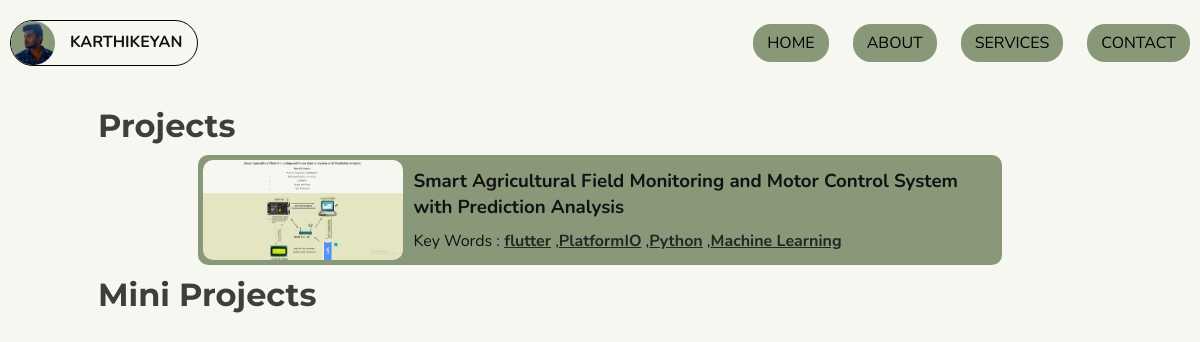
The page /projects/ on the database as committed earlier.
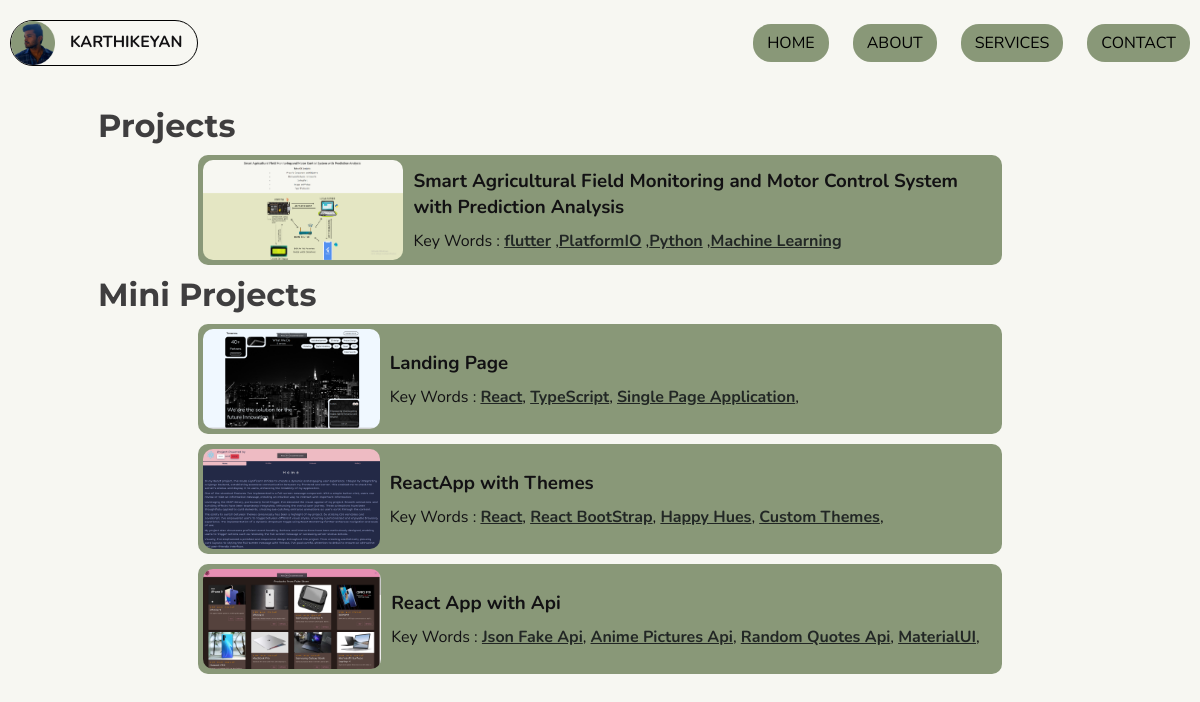
The same page on the database as committed later.
### projects/models.py (models this page shows, shortened)
class MiniProjectsModal(models.Model):
    title = models.CharField(max_length=100)
    keywords = models.JSONField()  # Use JSONField for storing lists/arrays
    link = models.URLField()
    image_name = models.CharField(max_length=100)

### projects/views.py (the view)
# urls.py: path(r"projects/", include("projects.urls")),
def projects(req):
    modal_data = MiniProjectsModal.objects.all()
    return render(req, "projects.html", {"miniprojects": modal_data})

### projects/templates/projects.html (shortened to what this page needs)
{% extends 'base.html' %}
{%block css%}
{%load static%}
<link rel="stylesheet" href="{% static 'projects/css/agriculture.css' %}" />
{%endblock%}
{% block navlinks %}
    <div>
        <a href="{% url 'index' %}">Home</a>
        <a href="{% url 'about' %}">About</a>
        <a href="{% url 'services' %}">Services</a>
        <a href="{% url 'contact' %}">Contact</a>
    </div>
{% endblock %}
{% block content %}
    <div class="container">
        <h1>Projects</h1>
        <section class="projects-links" onclick="agriculture()">
            <img src="{%static 'projects/images/agriculture_project_preview.png'%}" />
            <div class="">
                <h3>Smart Agricultural Field Monitoring and Motor Control System with Prediction Analysis</h3>
                <div>
                    Key Words : <span>flutter</span> ,<span>PlatformIO</span> ,<span>Python</span> ,<span>Machine Learning</span>
                </div>
            </div>
        </section>
        <h1>Mini Projects</h1>
        {% for data in miniprojects %}
            <section class="projects-links" data-link={{data.link}}>
                <img src="{%static 'projects/images/'%}{{data.image_name}}" />
                <div class="">
                    <h3>{{data.title}}</h3>
                    <div>
                        Key Words : {% for keywords in data.keywords %}
                            <span>{{keywords}}</span>,
                        {% endfor %}
                    </div>
                </div>
        {% endfor %}
    </div>
{%endblock content%}

### projects/templates/base.html (shortened to what this page needs)
{% load static %}
<!DOCTYPE html>
<html lang="en">
  <head>
    <link rel="stylesheet" href="{% static 'projects/css/styles.css' %}" />
    {%block css%}{%endblock%}
  </head>
  <body>
    <div class="nav-container" id="navContainer">
      <div id="home" class="borderblack">
        <img src="{% static 'projects/images/image.png' %}" />
        <p>KARTHIKEYAN</p>
      </div>
      {% block navlinks %}{% endblock %}
    </div>
    {% block content %}{% endblock %}
  </body>
</html>

### static/projects/css/styles.css (style rules this page uses)
:root { --bg: #f7f7f2; --primary: #899878; --secondary: #222725; --lightgreen: #e4e6c3; --black: #121113; }
*, *::before, *::after { margin: 0; padding: 0; box-sizing: border-box; }
h1, h2 { font-family: "Montserrat"; opacity: 0.8; }
body { background-color: var(--bg); color: var(--black); font-family: "Nunito"; overflow-x: hidden; }
.nav-container { display: flex; background-color: var(--bg); justify-content: space-between; align-items: center; padding: 20px 10px; width: 100%; z-index: 10; }
.nav-container > div:nth-child(1) { cursor: pointer; display: flex; flex-direction: row; border: 1px solid black; border-radius: 100px; }
.nav-container > div > img { height: 44px; }
.nav-container > div > p { font-weight: bold; padding: 10px 15px; }
.nav-container > div:nth-child(2) { display: flex; gap: 24px; }
.nav-container > div > a { color: black; font-size: 16px; text-decoration: none; text-transform: uppercase; background-color: var(--primary); padding: 8px 14px; border-radius: 18px; }
.container { width: 98vw; max-width: 1024px; padding: 20px 10px; margin: auto; }
.projects-links { width: 80%; height: auto; padding: 5px; display: flex; align-items: center; gap: 10px; cursor: pointer; border-radius: 10px; margin: 10px auto; background-color: #899878; }
.projects-links > img { height: 100px; max-width: 200px; border-radius: 10px; }
.projects-links > div { display: flex; flex-direction: column; gap: 10px; }

### static/projects/css/agriculture.css (style rules this page uses)
h3 { font-family: "Nunito"; }
span { color: var(--secondary); text-decoration: underline; font-weight: bold; }

Rows that differ between the two databases and show on the page:
added MiniProjectsModal: image_name (picture), title "Landing Page", keywords "React" "TypeScript" "Single Page Application"
added MiniProjectsModal: image_name (picture), title "ReactApp with Themes", keywords "React" "React BootStrap" "Happy Hues" "Custom Themes"
added MiniProjectsModal: image_name (picture), title "React App with Api", keywords "Json Fake Api" "Anime Pictures Api" "Random Quotes Api" "MaterialUI"
